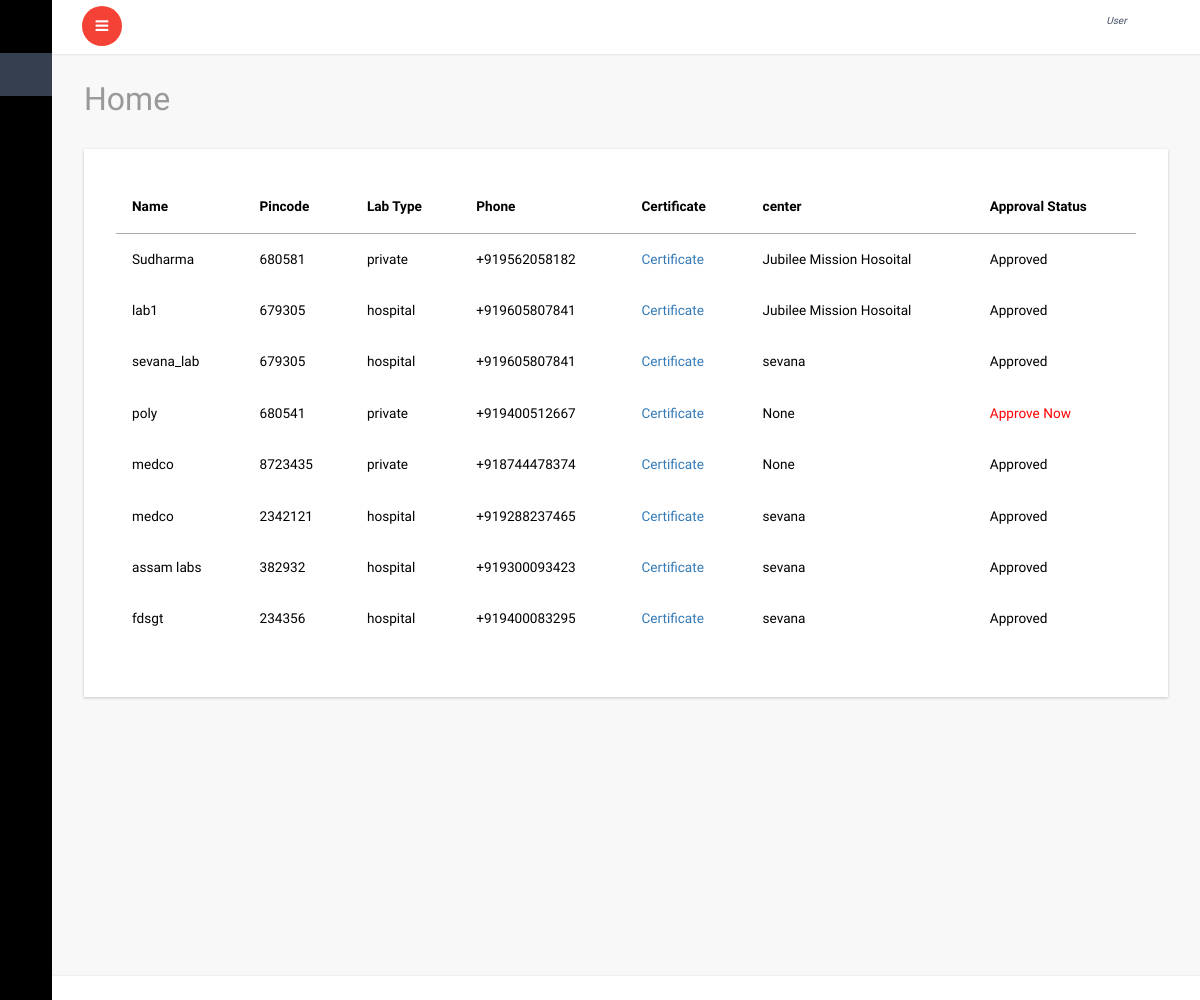
/all_labs/, run on the app's committed database.
### account/models.py (models this page shows, shortened)
class Lab(models.Model):
    user=models.OneToOneField(User,on_delete=models.CASCADE,blank=True,null=True)
    lab_name=models.CharField(max_length=50)
    center=models.ForeignKey(Center,on_delete=models.CASCADE,blank=True,null=True)
    loaction=models.CharField(max_length=100,blank=True,null=True)
    lab_district=models.CharField(max_length=40,blank=True,null=True,choices=District_name,default=Thrissur)
    lab_pincode=models.IntegerField()
    lab_type=models.CharField(max_length=30,blank=True,null=True,choices=lab_type)
    lab_certificate=models.FileField(upload_to='lab_certificate')
    lab_avilability=models.CharField(max_length=30,choices=available,default=available)
    phonenumber=PhoneNumberField(blank=True,null=True)
    photo_of_lab=models.ImageField(upload_to='lab_image',default="lab.jpg")
    status_appruval=models.BooleanField(default=False)

class Center(models.Model):
    user=models.OneToOneField(User,on_delete=models.CASCADE)
    center_name=models.CharField(max_length=50)
    authority_type=models.CharField(max_length=50,choices=authority_types,default=govermnet)
    center_pincode=models.PositiveIntegerField()
    center_place=models.CharField(max_length=60)
    center_type=models.CharField(max_length=50,choices=ceter_types,)
    center_ideantification_proof=models.FileField(upload_to='center_proof')
    center_phone=PhoneNumberField()
    center_photo=models.ImageField(upload_to='center_photo')
    status_appruval=models.BooleanField(default=False)
    def __str__(self):
        return str(self.center_name)

### account/views.py (the view)
# urls.py: path('all_labs/',views.all_labs,name='all_labs'),
def all_labs(request):
    c=Lab.objects.all()
    return render(request,'admin/labs.html',{'c':c})

### templates/admin/labs.html (shortened to what this page needs)
{% extends 'dashboard/index.html' %}
{% block content %}
			<div id="page-wrapper">
				<div class="graphs">
					<h3 class="blank1">Home</h3>
					 <div class="xs tabls">
						<div class="bs-example4" data-example-id="contextual-table">
                            <table class="table">
                                {% if c %}
                                <thead>
                                    <tr>
                                      <th>Name</th>
                                      <th>Pincode</th>
                                       <th>Lab Type</th>
                                       <th>Phone</th>
                                       <th>Certificate</th>
                                       <th>center</th>
                                        <th>Approval Status</th>
                                    </tr>
                                </thead>
                                <tbody>
                                    {% for l in c %}
                                    <tr>
                                        <td>{{l.lab_name}}</td>
                                        <td>{{l.lab_pincode}}</td>
                                        <td>{{l.lab_type}}</td>
                                        <td>{{l.phonenumber}}</td>
                                        <td><a href="{{l.lab_certificate.url}}">Certificate</a></td>
                                        <td>{{l.center}}</td>
                                     {% if l.status_appruval == True %}
                                        <td>Approved</td>
                                        {% else %}
                                        <td><a href="{% url 'labappruval' l.id %}" style="color: red;">Approve Now</a></td>
                                        {% endif %}
                                    </tr>
                                    {% endfor %}
                                </tbody>
                            </table>
                            {% else %}
                            <h4>No Centers Registerd For appruval</h4>
                            {% endif %}
					   </div>
						</div>
						</div>
					</div>
		{% endblock %}

### data on the page
Lab: lab_name "Sudharma", lab_pincode "680581", lab_type "private", phonenumber "+919562058182", center "Jubilee Mission Hosoital", status_appruval "Approved"
Lab: lab_name "lab1", lab_pincode "679305", lab_type "hospital", phonenumber "+919605807841", center "Jubilee Mission Hosoital", status_appruval "Approved"
Lab: lab_name "sevana_lab", lab_pincode "679305", lab_type "hospital", phonenumber "+919605807841", center "sevana", status_appruval "Approved"
Lab: lab_name "poly", lab_pincode "680541", lab_type "private", phonenumber "+919400512667", center "None", status_appruval "Approve Now"
Lab: lab_name "medco", lab_pincode "8723435", lab_type "private", phonenumber "+918744478374", center "None", status_appruval "Approved"
Lab: lab_name "medco", lab_pincode "2342121", lab_type "hospital", phonenumber "+919288237465", center "sevana", status_appruval "Approved"
Lab: lab_name "assam labs", lab_pincode "382932", lab_type "hospital", phonenumber "+919300093423", center "sevana", status_appruval "Approved"
Lab: lab_name "fdsgt", lab_pincode "234356", lab_type "hospital", phonenumber "+919400083295", center "sevana", status_appruval "Approved"
